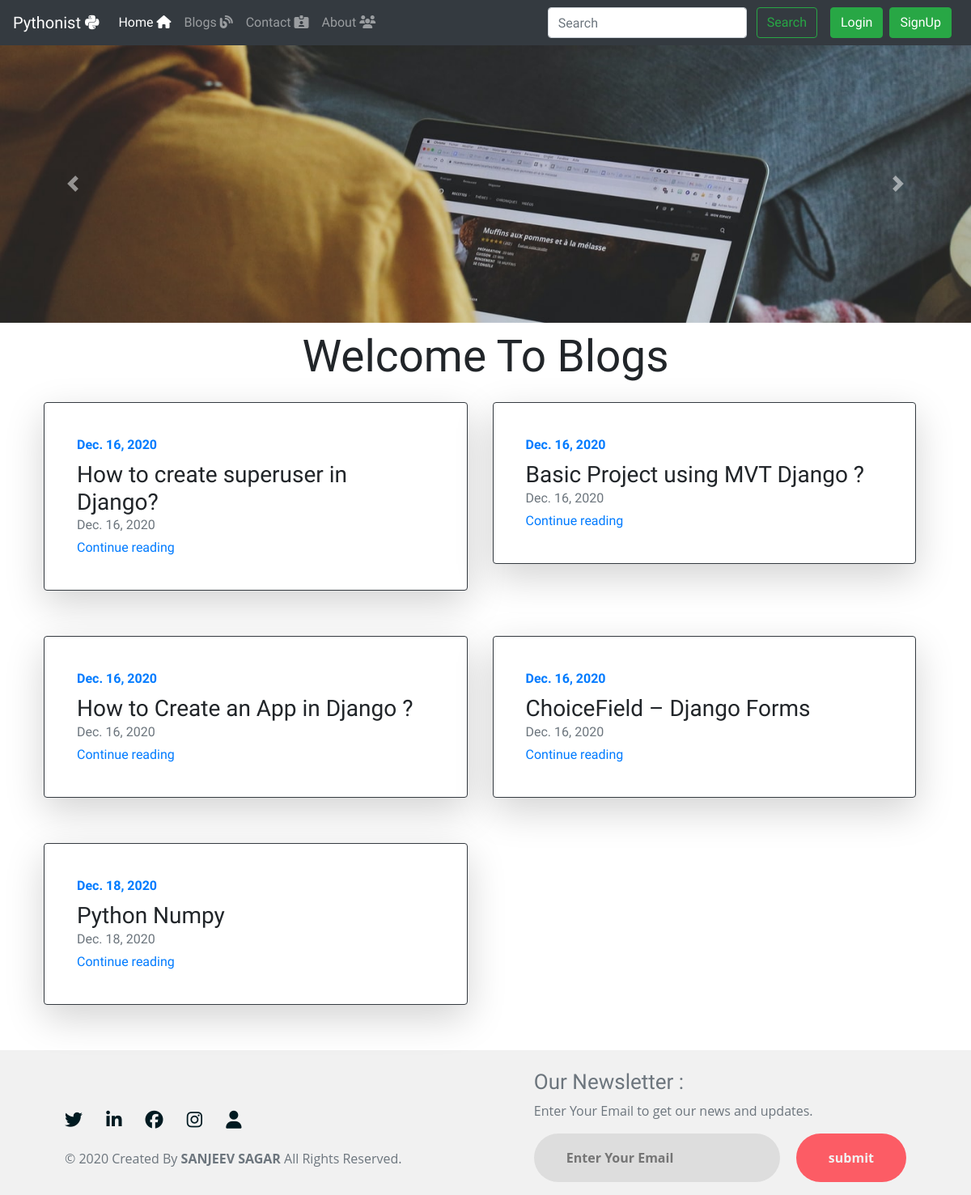
The page / on the database its author committed.
### Blogs/models.py (models this page shows, shortened)
class Post(models.Model):
    post_id = models.AutoField(primary_key= True)
    tilte = models.CharField(max_length=50)
    tilte_post = models.TextField()
    heading2 = models.CharField(max_length=50)
    post2 = models.TextField()
    About = models.TextField()
    slug = models.CharField(max_length=130)
    pub_date = models.DateField(null=True, blank=True)

### home/views.py (the view)
# urls.py: 2. Add a URL to urlpatterns:  path('', views.home, name='home')
def home(request):
    mypost = Post.objects.all()
    return render(request, 'home/home.html' , {'mypost':mypost})

### templates/home/home.html (shortened to what this page needs)
{% extends 'base.html' %}
{% load static %}
{% block homeactive %} active {% endblock homeactive %}
{% block body %}
<div id="carouselExampleInterval" class="carousel slide" data-ride="carousel">
  <div class="carousel-inner">
    <div class="carousel-item active" data-interval="10000">
      <img src="{% static 'pic1.jpg' %}" class="d-block w-100" alt="...">
    </div>
  </div>
  <a class="carousel-control-prev" href="#carouselExampleInterval" role="button" data-slide="prev">
    <span class="carousel-control-prev-icon" aria-hidden="true"></span>
  </a>
  <a class="carousel-control-next" href="#carouselExampleInterval" role="button" data-slide="next">
    <span class="carousel-control-next-icon" aria-hidden="true"></span>
  </a>
</div>
 <center> <div class="font" id="text"></div></center>
<div class="container mt-3 " style="font-family: 'Acme'">
    <div class="row my-2">
        {% for item in mypost %}
        <div class="col-md-6 mr-0">
            <div class="row g-0 border rounded overflow-hidden flex-md-row mb-4 shadow-sm h-md-250 position-relative shadow-lg p-3 mb-5 bg-white rounded border border-dark">
                <div class="col p-4 d-flex flex-column position-static">
                    <strong class="d-inline-block mb-2 text-primary">{{item.pub_date}}</strong>
                    <h3 class="mb-0">{{item.tilte}}</h3>
                    <div class="mb-1 text-muted">{{item.pub_date}}</div>
                    <a href="/Blogs/{{item.slug}}" class="stretched-link">Continue reading</a>
                </div>
            </div>
        </div>
        {% if forloop.counter|divisibleby:2%}
    </div>
    <div class="row my-2">
        {%endif%}
        {%endfor%}</div>
</div>
{% endblock body %}

### templates/base.html (shortened to what this page needs)
{% load static %}
<!doctype html>
<html lang="en">
<head>
  <link rel="stylesheet" type="text/css" href="{% static 'css.css' %}">
</head>
<body>
  <nav class="navbar navbar-expand-lg navbar-dark bg-dark" style="font-family: 'Acme'">
    <a class="navbar-brand" href="/">Pythonist <i class="fab fa-python" aria-hidden="true"></i></a>
    <div class="collapse navbar-collapse" id="navbarSupportedContent">
      <ul class="navbar-nav mr-auto">
        <li class="nav-item {% block homeactive %} {% endblock homeactive %}">
          <a class="nav-link" href="/">Home <i class="fa fa-home" aria-hidden="true"></i></a>
        </li>
        <li class="nav-item {% block blogactive %} {% endblock blogactive %}">
          <a class="nav-link" href="/Blogs">Blogs <i class="fas fa-blog" aria-hidden="true"></i></a>
        </li>
        <li class="nav-item {% block contactactive %} {% endblock contactactive %}">
          <a class="nav-link" href="/contact/">Contact <i class="fas fa-id-card-alt" aria-hidden="true"></i></a>
        </li>
        <li class="nav-item {% block aboutactive %} {% endblock aboutactive %}">
          <a class="nav-link" href="/about">About <i class="fa fa-users" aria-hidden="true"></i></a>
        </li>
      </ul>
      <div class="ml-auto form-inline">
        <form method="get" action="/search" class=" my-2 my-lg-0 mx-3">
          <input class="form-control mr-sm-2" type="search" placeholder="Search" aria-label="Search" name="query"
            id="query">
          <button class="btn btn-outline-success my-2 my-sm-0" type="submit">Search</button>
        </form>
        {% if user.is_authenticated %}
        <ul class="navbar-nav mr-2">
          <li class="nav-item dropdown">
            <a class="nav-link dropdown-toggle" href="#" id="navbarDropdown" role="button" data-toggle="dropdown"
              aria-haspopup="true" aria-expanded="false">
              Welcome {{request.user}}
            </a>
            <div class="dropdown-menu" aria-labelledby="navbarDropdown">
              <a class="dropdown-item" href="/logout">Logout</a>
            </div>
          </li>
        </ul>
        {% else %}
        <button type="button" class="btn btn-success mr-2" data-toggle="modal" data-target="#loginModal">
          Login
        </button>
        <button type="button" class="btn btn-success mr-2" data-toggle="modal" data-target="#signupModal">
          SignUp
        </button>
        {% endif %}
      </div>
    </div>
  </nav>
  {% block body %}
  {% endblock body %}
  <footer class="footer mt-auto py-3 ">
    <div class="container mt-2">
      <span class="text-muted">
        <div class="container" style="padding-top: -1%;">
          <div class="main" style="padding-bottom: -2%;">
            <div class="footer-container0">
              <div class="left-col">
                <div class="social-media">
                  <a href="https://twitter.com/Sanjeev88841046" target="blank_"><i class="fab fa-twitter"
                      aria-hidden="true"></i></a>
                  <a href="https://www.linkedin.com/in/sanjeev-sagar-507560183/" target="blank_"><i
                      class="fab fa-linkedin-in" aria-hidden="true"></i></a>
                  <a href="https://www.facebook.com/sanjeev.sagar.39589/" target="blank_"><i class="fab fa-facebook"
                      aria-hidden="true"></i></a>
                  <a href="https://www.instagram.com/sanjeev_sagar07/" target="blank_"><i class="fab fa-instagram"
                      aria-hidden="true"></i></i></a>
                  <a href="https://sanjeevsagar787.github.io/github.io./" target="blank_"><i class="fa fa-user"
                      aria-hidden="true"></i></i></i></a>
                </div>
                <p class="rights-text">© 2020 Created By <b>SANJEEV SAGAR</b> All Rights Reserved.</p>
              </div>
              <div class="right-col">
                <h1 style="font-family: 'Acme';">Our Newsletter :</h1>
                <p>Enter Your Email to get our news and updates.</p>
                <form action="/" class="newsletter-form" method="POST"><input type="hidden" name="csrfmiddlewaretoken"
                  <input type="text" class="txtb" placeholder="Enter Your Email" name="email" required="">
                  <input type="submit" class="btn0" value="submit">
                </form>
              </div>
            </div>
          </div>
        </div>
      </span>
    </div>
  </footer>
</body>
</html>

### templates/base.html (style rules this page uses)
.row { display: -ms-flexbox; display: flex; -ms-flex-wrap: wrap; flex-wrap: wrap; margin-right: 4px; margin-left: -3px; }
#text { font-family: 'Acme', sans-serif; font-size: 6ch; text-align: center; font-weight: 3%; }
body { margin: 0; padding: 0; font-family: "Open Sans", sans-serif; }
footer { background: #f1f1f1; padding: 90px 0; }
.footer-container0 { max-width: 1300px; margin: auto; padding: 0 20px; display: flex; justify-content: space-between; align-items: center; flex-wrap: wrap-reverse; }
.social-media { margin: 20px 0; }
.social-media a { color: #001a21; margin-right: 25px; font-size: 22px; text-decoration: none; transition: .3s linear; }
.right-col h1 { font-size: 26px; }
.newsletter-form { display: flex; justify-content: center; align-items: center; flex-wrap: wrap; }
.txtb { flex: 1; padding: 18px 40px; font-size: 16px; color: #293043; background: #ddd; border: none; font-weight: 700; outline: none; border-radius: 30px; min-width: 260px; }
.btn0 { padding: 18px 40px; font-size: 16px; color: #f1f1f1; background: #fc5c65; border: none; font-weight: 700; outline: none; border-radius: 30px; margin-left: 20px; cursor: pointer; transition: opacity .3s linear; }

### rows shown on the page
Post: pub_date "Dec. 16, 2020", tilte "How to create superuser in Django?"
Post: pub_date "Dec. 16, 2020", tilte "Basic Project using MVT Django ?"
Post: pub_date "Dec. 16, 2020", tilte "How to Create an App in Django ?"
Post: pub_date "Dec. 16, 2020", tilte "ChoiceField – Django Forms"
Post: pub_date "Dec. 18, 2020", tilte "Python Numpy"
